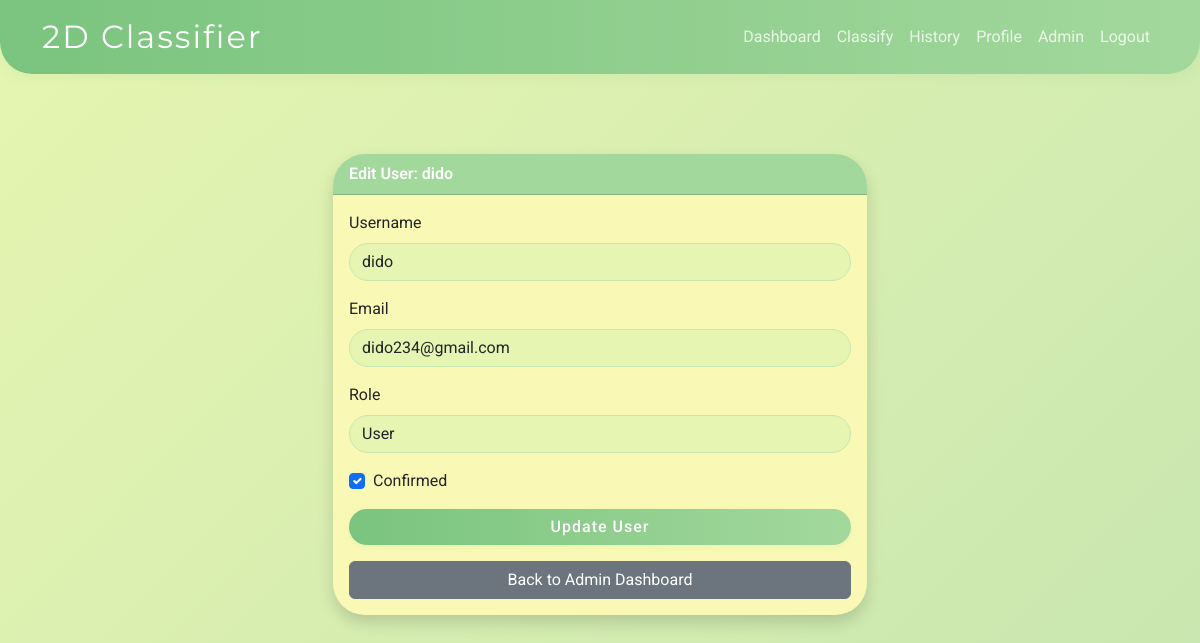
/edit_user/14 (signed in), run on the app's committed database.
### app/models.py (models this page shows)
class User(UserMixin, db.Model):
    id = db.Column(db.Integer, primary_key=True)
    username = db.Column(db.String(64), unique=True, nullable=False)
    email = db.Column(db.String(120), unique=True, nullable=False)
    password_hash = db.Column(db.String(128), nullable=False)
    confirmed = db.Column(db.Boolean, default=False)
    role_id = db.Column(db.Integer, db.ForeignKey('role.id'))  # Foreign key to Role
    def is_admin(self):
        return self.role and self.role.name == 'admin'

### app/main/routes.py (the view, shortened to what this page needs)
@main.route('/edit_user/<int:user_id>', methods=['GET', 'POST'])
@login_required
def edit_user(user_id):
    if not current_user.is_admin():
        abort(403)
    user = User.query.get_or_404(user_id)
    form = AdminUserEditForm(obj=user)
    return render_template('main/edit_user.html', form=form, user=user)

### app/forms.py
class AdminUserEditForm(FlaskForm):
    username = StringField('Username', validators=[DataRequired(), Length(1, 64)])
    email = StringField('Email', validators=[DataRequired(), Email()])
    role = SelectField('Role', choices=[('user', 'User'), ('admin', 'Admin')], validators=[DataRequired()])
    confirmed = BooleanField('Confirmed')
    submit = SubmitField('Update User')

### app/auth/routes.py (called while the page is built)
@login_manager.user_loader
def load_user(user_id):
    return User.query.get(int(user_id))

### app/templates/main/edit_user.html (shortened to what this page needs)
{% extends 'bootstrap/base.html' %}
{% block content %}
<div class="container mt-5">
    <div class="row justify-content-center">
        <div class="col-md-6">
            <div class="card shadow">
                <div class="card-header bg-primary text-white">Edit User: {{ user.username }}</div>
                <div class="card-body">
                    <form method="POST">
                        <div class="form-group mb-3">
                            {{ form.username.label(class="form-label") }}
                            {{ form.username(class="form-control") }}
                        </div>
                        <div class="form-group mb-3">
                            {{ form.email.label(class="form-label") }}
                            {{ form.email(class="form-control") }}
                        </div>
                        <div class="form-group mb-3">
                            {{ form.role.label(class="form-label") }}
                            {{ form.role(class="form-select") }}
                        </div>
                        <div class="form-check mb-3">
                            {{ form.confirmed(class="form-check-input") }}
                            {{ form.confirmed.label(class="form-check-label") }}
                        </div>
                        <div class="form-group">
                            {{ form.submit(class="btn btn-primary w-100") }}
                        </div>
                    </form>
                    <div class="mt-3">
                        <a href="{{ url_for('main.admin_dashboard') }}" class="btn btn-secondary w-100">Back to Admin Dashboard</a>
                    </div>
                </div>
            </div>
        </div>
    </div>
</div>
{% endblock %}

### app/templates/bootstrap/base.html (style rules this page uses)
:root { --green-dark: #7AC47F; --green-medium: #A3D89C; --green-light: #C7E6B0; --green-pale: #E6F5B1; --green-very-pale: #F9F9B5; }
body { font-family: 'Roboto', Arial, sans-serif; background: linear-gradient(135deg, var(--green-pale) 0%, var(--green-light) 100%); min-height: 100vh; }
.card { border-radius: 2rem; box-shadow: 0 6px 24px rgba(122, 196, 127, 0.10); margin-top: 2rem; background: var(--green-very-pale); border: none; }
.card-header { border-radius: 2rem 2rem 0 0 !important; background: var(--green-medium) !important; color: #fff !important; font-weight: 600; }
.card-body { border-radius: 0 0 2rem 2rem !important; }
.form-control, .form-select { border-radius: 1.5rem; border: 1.5px solid var(--green-light); background: var(--green-pale); }
.btn-primary, .btn-success, .btn-danger { border-radius: 2rem; font-weight: 500; letter-spacing: 1px; box-shadow: 0 2px 8px rgba(122, 196, 127, 0.10); transition: background 0.2s, box-shadow 0.2s, transform 0.2s, color 0.2s; }
.btn-primary { background: linear-gradient(90deg, var(--green-dark) 0%, var(--green-medium) 100%); border: none; }

### data on the page
User: username "dido", email "dido234@gmail.com", role "User", confirmed "☑"
